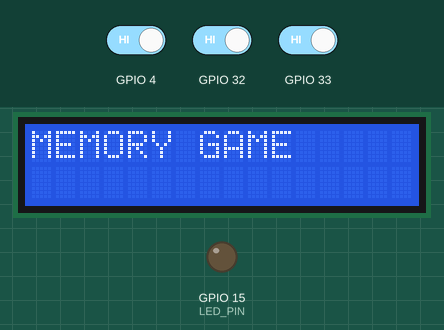
Recording of a sketch running on a simulated ESP32. On the bench: 16×2 character LCD, output pins drawn as LEDs (lit = HIGH). The test bench sets the inputs (shaded band); at power-on: GPIO 4 HIGH, GPIO 32 HIGH, GPIO 33 HIGH. Random numbers use the default seed unless the sketch sets one; what the sketch prints to the serial monitor is not drawn.

Above: at 4.6 s.
At 14.9 s:
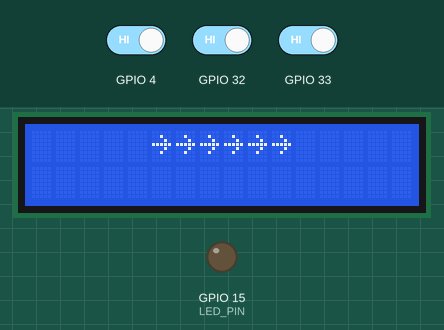
15.8 s: GPIO 4 driven LOW and GPIO 32 driven LOW and GPIO 33 driven LOW
At 16.4 s:
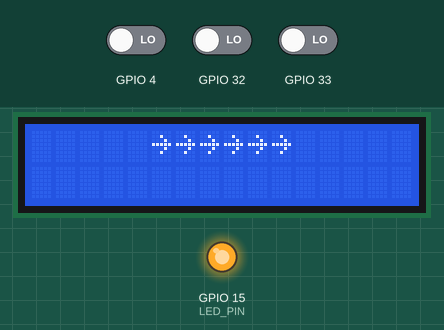
18.8 s: GPIO 4 driven HIGH
20.3 s: GPIO 4 driven LOW
At 23.3 s:
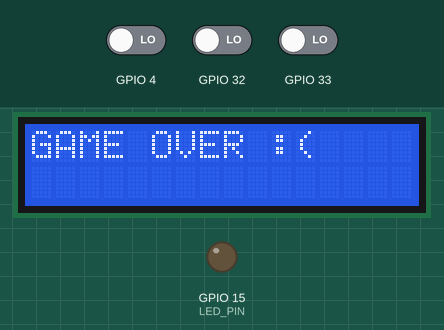
Timing chart, 0 to 35.1 s (numbered marks = the images above; inputs shaded):
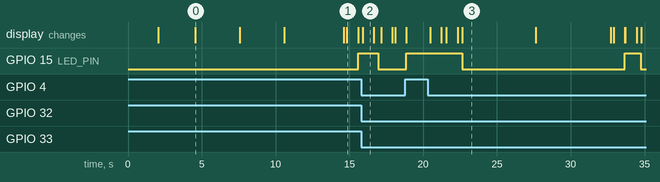

Measured:
- after the input at 15.8 s, GPIO 15 (LED_PIN): HIGH → LOW after 1.2 s; the display: changes after 0.10 s (image 2)
- after the input at 20.3 s, GPIO 15 (LED_PIN): HIGH → LOW after 2.3 s, → HIGH 11.0 s later, → LOW 1.1 s later; the display: first changes after 0.17 s (image 3 shows a later state)
- what the display in image 0 shows lasts 3.0 s, from 4.6 s to 7.6 s
- what the display in image 1 shows lasts 0.8 s, from 14.8 s to 15.6 s

The sketch:

Lab1-CapacitanceGame.ino
```cpp
#include <LiquidCrystal.h>
#include <vector>
#include <cstdlib> // for rand()
const int LED_PIN = 15;
const int NUM_CALIBRATION_SAMPLES = 50;
const int TOUCH_RED = 32; // right
const int TOUCH_BLUE = 33; // mid
const int TOUCH_GREEN = 4; // left
const int SWIPE_TIME_WINDOW = 1000; // 1 second since first contact to perform swipe
int touchThreshold = 0; // resets during calibration in setup
bool lightOn = false;

// Memory Game Vars
std::vector<int> systemMoves;
std::vector<int> playerMoves;
bool identical = true; //for comparing vectors in the memory game
bool awaitingInput = true;
bool firstRound = true;
bool systemHasDisplayed = false;
bool playerInputDone = true;
bool gameLost = false;

// ==== PIN CLASS & OBJECTS =========
class touchPin{
  public:
    int pin;
    bool isOn;

  touchPin(int pinNum, bool onBool) : pin(pinNum), isOn(onBool) {} //dont forget to make this constructor when doing classes!!!
};
touchPin left(TOUCH_GREEN, false);
touchPin mid(TOUCH_BLUE, false);
touchPin right(TOUCH_RED, false);

// ======== SWIPE VARIABLES ==========  (constants are above with the rest of the constants)
int firstTouched = 0;
int lastTouched = 0;
int swipeStartTime = 0;

void resetSwipeVars(){
  firstTouched = 0;
  lastTouched = 0;
  swipeStartTime = 0;
}

// ============ LCD SETUP =========
// initialize the library with the numbers of the interface pins
LiquidCrystal lcd(13, 12, 14, 27, 26, 25);
byte rightArrow[8] = { //small, single character/rectangle
  B00000, //
  B00100, //     █
  B00010, //       █
  B11111, // █ █ █ █ █
  B00010, //       █
  B00100, //     █
  B00000, //
  B00000  //
};
byte leftArrow[8] = {
  B00000,
  B00100,
  B01000,
  B11111,
  B01000,
  B00100,
  B00000
};

void bigRightArrow(){ // spam a bunch of arrows so it's easy to read on the screen
    lcd.clear();
    lcd.setCursor(5,0);    lcd.write(byte(0));
    lcd.setCursor(6,0);    lcd.write(byte(0));
    lcd.setCursor(7,0);    lcd.write(byte(0));
    lcd.setCursor(8,0);    lcd.write(byte(0));
    lcd.setCursor(9,0);    lcd.write(byte(0));
    lcd.setCursor(10,0);   lcd.write(byte(0));
}

void bigLeftArrow(){
    lcd.clear();
    lcd.setCursor(5,0);    lcd.write(byte(1));
    lcd.setCursor(6,0);    lcd.write(byte(1));
    lcd.setCursor(7,0);    lcd.write(byte(1));
    lcd.setCursor(8,0);    lcd.write(byte(1));
    lcd.setCursor(9,0);    lcd.write(byte(1));
    lcd.setCursor(10,0);   lcd.write(byte(1));
}


// ~~~~~~~~~~~~~ VOID SETUP ~~~~~~~~~~~~~~
void setup() {
  Serial.begin(115200);
  delay(2000);
  Serial.println();
  Serial.println("========== SETUP START ==========");

  randomSeed(esp_random()); // the esp can apparently provide random bits for Arduino's random seed

  Serial.println("1. LED");
  pinMode(LED_PIN, OUTPUT);
  Serial.println("2. LED OFF");
  digitalWrite(LED_PIN, 0);
  // set up the LCD's number of columns and rows:
  Serial.println("3. LCD begin");
  lcd.begin(16, 2);
  //save right and left arrows as custom chars in the built-in array for them
  Serial.println("4. LCD Chars");
  lcd.createChar(0, rightArrow);
  lcd.createChar(1, leftArrow);


// === TOUCH SENSOR CALIBRATION ===
  Serial.println("5. Calibration");
  Serial.println("Calibrating Touch Sensors - no touchies >:(");
  long total = 0;
  for (int i = 0; i < NUM_CALIBRATION_SAMPLES; i++) {
    total += touchRead(mid.pin);
    // Serial.println(touchRead(mid.pin));
    delay(50);
  }
  int baseline = total / NUM_CALIBRATION_SAMPLES; // take the average of the readings
  Serial.print("Baseline: ");
  Serial.println(baseline);
  touchThreshold = baseline * 0.6; // need reduce because these boards work backwards.
  Serial.print("Threshold: ");
  Serial.println(touchThreshold);
  Serial.println("6. Calibration Done");


  // DISPLAY GAME INFO
  Serial.println("7. Game info is being printed on the LCD");
  lcd.clear();
  lcd.setCursor(0,0);
  lcd.print("MEMORY GAME");
  delay(3000);
  lcd.clear();
  lcd.setCursor(0,0);
  lcd.print("REPEAT MOVEMENTS");
  lcd.setCursor(0,1);
  lcd.print("WHEN LED IS LIT");
  delay(3000);
  lcd.clear();
  lcd.setCursor(0,0);
  lcd.print("GET READY!");
  delay(4000);

  Serial.println("8. Setup Done");
}

// ~~~~~~~~~~~ VOID LOOP ~~~~~~~~~~~~~~~~~~~~~~~~
void loop() {
if(gameLost == true){
    lcd.clear();
    lcd.setCursor(0, 0);
    lcd.print("TRY AGAIN");
    delay(5000);
    systemMoves.clear();
    playerMoves.clear();
    identical = true;
    awaitingInput = true;
    firstRound = true;
    systemHasDisplayed = false;
    playerInputDone = true;
    gameLost = false;
}
else{
  int sensedGreen = touchRead(left.pin);
  int sensedBlue = touchRead(mid.pin);
  int sensedRed = touchRead(right.pin);
  if(sensedGreen<=touchThreshold){left.isOn=true;} else{left.isOn=false;}
  if(sensedBlue<=touchThreshold){mid.isOn=true;}   else{mid.isOn=false;}
  if(sensedRed<=touchThreshold){right.isOn=true;}  else{right.isOn=false;}
  playerInputDone = false;

// ============= SWIPE TO TURN LED ON ============================  --> I did look up pseudocode for this section because the time component was giving me trouble.
// if green, blue, and red are all touched within in a span of time, and in order, that can be considered a swipe

  // Serial.println(left.isOn);
  // Serial.println(sensedGreen);
  // Serial.print(mid.isOn);
  // Serial.println(right.isOn);
//  Serial.println(touchThreshold);

  int currTime = millis();

// if something is pressed but the swipe window has passed
  if(firstTouched != 0 && (currTime - swipeStartTime > SWIPE_TIME_WINDOW)){
    resetSwipeVars();
  }

  // Check if something is being pressed
  if(firstTouched == 0){  // FIRST CONTACT
      if(left.isOn==true){
        firstTouched=1; //set both since its first contact
        lastTouched=1;
      }
      else if(right.isOn==true){
        firstTouched=3;
        lastTouched=3;
      }
      swipeStartTime = currTime;
  }
  else{ // L/R HAS ALREADY BEEN CONTACTED
    //right swipe
    if(firstTouched == 1){
      if(mid.isOn==true){ // we know the left input has already been activated, so we need to check that the middle one is on now
        lastTouched = 2; //update to 2 so we can then check for 3
        if(right.isOn == true){
          Serial.println("RIGHT SWIPE DETECTED");
          // digitalWrite(LED_PIN, HIGH); // old swipe on-off demonstration
          lcd.setCursor(0, 0);
          lcd.clear();
          // lcd.print("RIGHT SWIPE");
          // delay(500);
          bigRightArrow();
          delay(750);
          lcd.clear();

          playerMoves.push_back(1);
          awaitingInput = false;
          resetSwipeVars();

          Serial.print("playerMoves size: ");
          Serial.println(playerMoves.size());
          Serial.print("Player Moves Vector: ");
          for(int i = 0; i<playerMoves.size(); i++){
            Serial.print(playerMoves.at(i));
            Serial.print(" ");
          }
          Serial.println();
        }
      }
    }
    // left swipe
    else if(firstTouched==3){
      if(mid.isOn==true){
        lastTouched =2;
        if(left.isOn==true){
          Serial.println("LEFT SWIPE DETECTED");
          // digitalWrite(LED_PIN, LOW); // old swipe on-off demonstration
          lcd.setCursor(0, 0);
          lcd.clear();
          // lcd.print("LEFT SWIPE");
          // delay(500);
          bigLeftArrow();
          delay(750);
          lcd.clear();

          playerMoves.push_back(0);
          awaitingInput = false;
          resetSwipeVars();
        }
      }
    }
    delay(250);
  }
  delay(50);

  if(playerMoves.size()==systemMoves.size()){
        playerInputDone = true;
        Serial.println("Player input done");

    for(int i = 0; i < systemMoves.size(); i++){
    if(playerMoves.at(i) != systemMoves.at(i)){
      identical = false;
      Serial.print("INCORRECT. GAME OVER!");
      gameLost = true;
      digitalWrite(LED_PIN, LOW);
      lcd.clear();
      lcd.setCursor(0, 0);
      lcd.print("GAME OVER :(");
      delay(5000);
      return;
    }
  }
  }

// ======= MEMORY GAME IMPLEMENTATION ==================

  if(identical==true){ // keep adding more directions to game if player input has been correct
    if(firstRound == true || playerInputDone == true){
      int systemDirection = random(0,2); // either 0 or 1, 0 being left and 1 being right
      Serial.print("systemDirection: ");
      Serial.println(systemDirection);
      systemMoves.push_back(systemDirection); // add to vector
      Serial.print("systemMove vector size = ");
      Serial.println(systemMoves.size());

    //display the moves to the player
      if(systemHasDisplayed == false){ // so it won't constantly rerun
        digitalWrite(LED_PIN, LOW); // indicate the player should stop inputs
        Serial.print("System Moves Vector: ");
        for(int i = 0; i < systemMoves.size(); i++){
          Serial.print(systemMoves.at(i));
          Serial.print(" ");
          lcd.clear();
          delay(200);
          if(systemMoves.at(i) == 0){
            bigLeftArrow();
            // Serial.println("The system played a left arrow");
          }
          else{
            bigRightArrow();
            // Serial.println("The system played a right arrow");
          }
          delay(750);
        }
        systemHasDisplayed = true;
        firstRound = false;
        if(playerMoves.size()==systemMoves.size()){
          playerInputDone = true;
        }
        lcd.clear();
        digitalWrite(LED_PIN, HIGH);
        Serial.println("System Done Displaying");
      }

      //empty the player's vector to take new inputs
      if(playerInputDone == true){
        playerMoves.clear();
        Serial.println("Player moves cleared");
      }
      else{
        if(systemMoves.size()==playerMoves.size()){
        for(int i = 0; i < systemMoves.size(); i++){
          if(systemMoves.at(i) != playerMoves.at(i)){
            identical = false;
            break;
            Serial.print("Incorrect player input! Game over!");
            delay(10000);
          }

        }
        awaitingInput = true; // prepare for next input
      }
      }
      systemHasDisplayed = false; // prepare system to display next set
    }

  }
}} // end else and void loop
```
